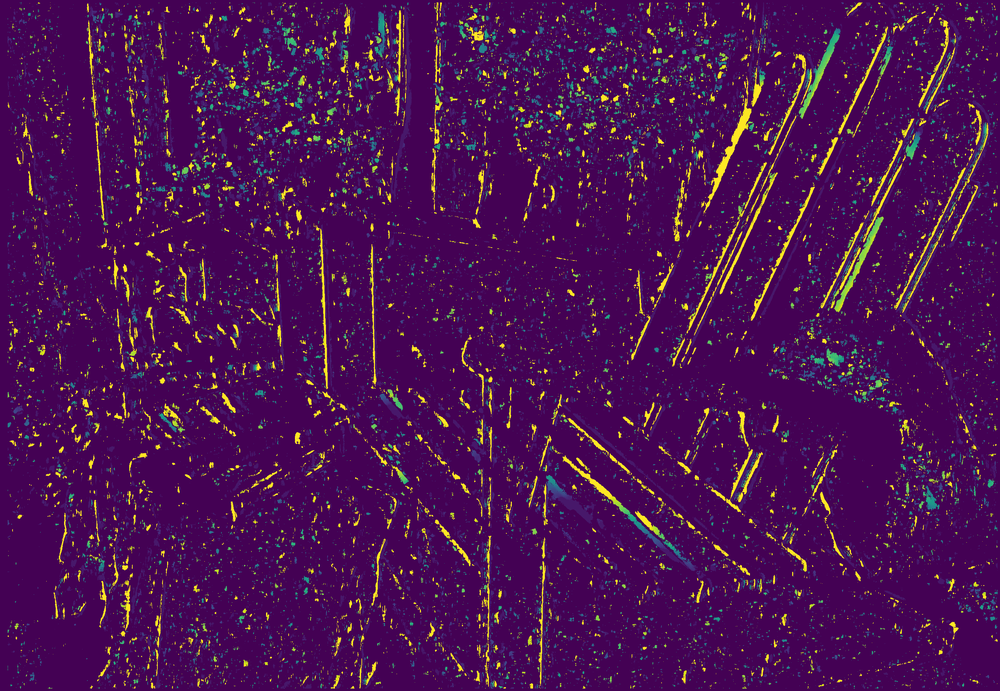
#> input picture plot.png, 1000 x 691 px, shrunk from 2872 x 1984 before the run
$ python depth.py
#> lines starting #> are read from the running program, lines starting #| are printed output that depends on the picture
import pandas as pd
import numpy as np
from pyntcloud import PyntCloud
from PIL import Image

colourImg    = Image.open("plot.png")
#> colourImg is the input picture: PIL image 1000x691 RGBA; mean R, G, B, A 75.3, 18.2, 84.3, 255
colourPixels = colourImg.convert("RGB")

colourArray  = np.array(colourPixels.getdata()).reshape((colourImg.height, colourImg.width) + (3,))
indicesArray = np.moveaxis(np.indices((colourImg.height, colourImg.width)), 0, 2)
imageArray   = np.dstack((indicesArray, colourArray)).reshape((-1,5))
df = pd.DataFrame(imageArray, columns=["x", "y", "red","green","blue"])
#> df = table of 691000 rows and 5 columns

depthImg = Image.open('plot.png').convert('L')
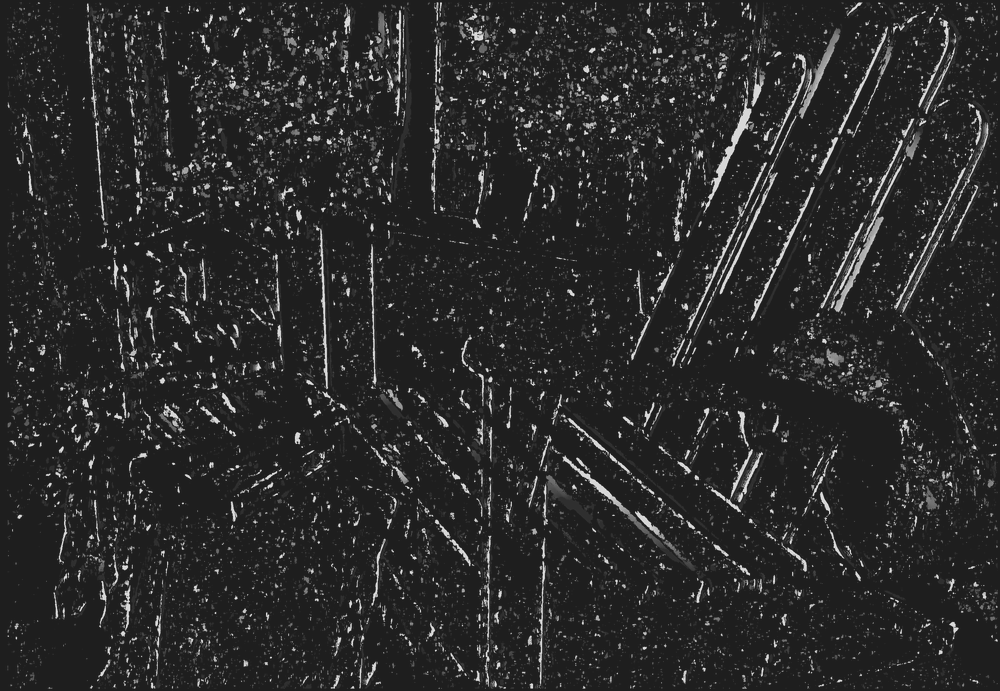
#> depthImg: PIL image 1000x691 L; min 21, max 230, mean 42.6
depthArray = np.array(depthImg.getdata())
df.insert(loc=2, column='z', value=depthArray)

df[['x','y','z']] = df[['x','y','z']].astype(float)
df[['red','green','blue']] = df[['red','green','blue']].astype(np.uint)
#> (the run stopped early here; a loop or call above may not have finished)
